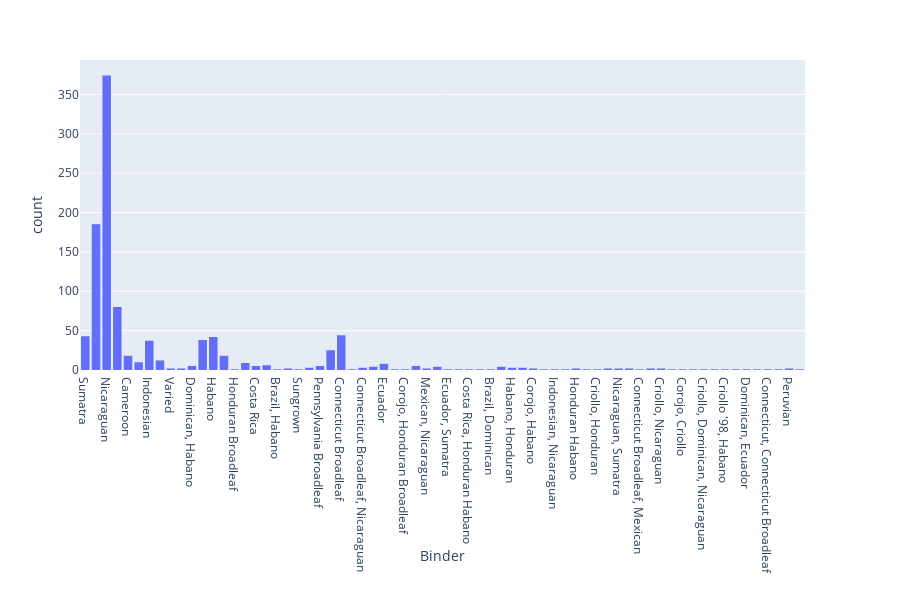

Source (notebook cell):
### Code cell
import plotly.express as px
df = df_main
# Here we use a column with categorical data
fig = px.histogram(df, x="Binder")
fig.show()

### Figure 1 — Plotly figure (JSON) as saved in the notebook; plotly's stock layout.template omitted (floating-point values rounded to 4 significant figures; data arrays with more than 128 entries replaced by an {"elided": "..."} marker saying what was removed)
{"data": [{"alignmentgroup": "True", "bingroup": "x", "hoverlabel": {"namelength": 0}, "hovertemplate": "Binder=%{x}<br>count=%{y}", "legendgroup": "", "marker": {"color": "#636efa"}, "name": "", "offsetgroup": "", "orientation": "v", "showlegend": false, "type": "histogram", "x": {"elided": "1616 str values"}, "xaxis": "x", "yaxis": "y"}], "layout": {"barmode": "relative", "height": 600, "legend": {"tracegroupgap": 0}, "margin": {"t": 60}, "xaxis": {"anchor": "y", "domain": [0, 0.98], "title": {"text": "Binder"}}, "yaxis": {"anchor": "x", "domain": [0, 1], "title": {"text": "count"}}}}
